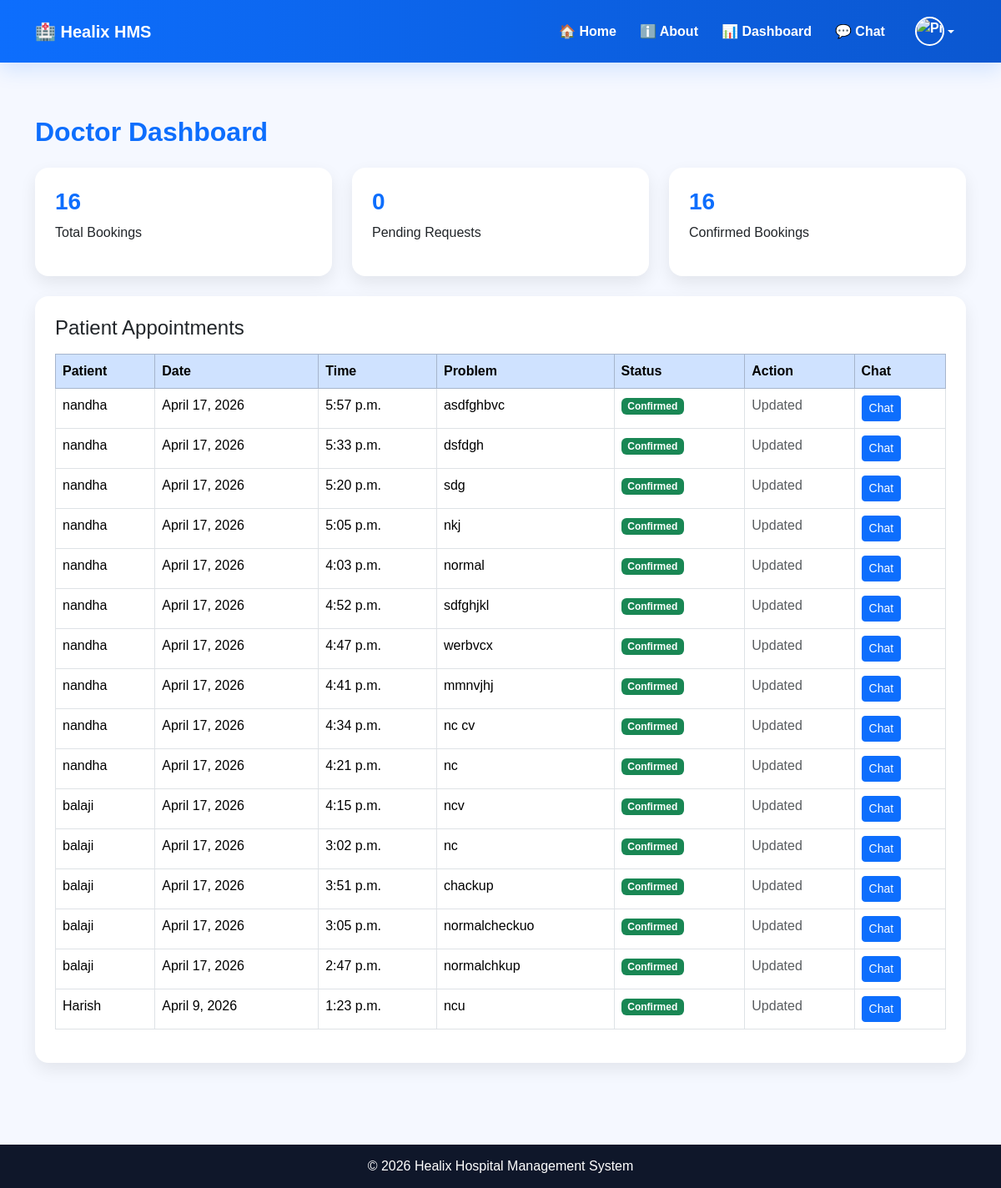
Page /doctor/dashboard/ (signed in) on the committed database.
### core/models.py (models this page shows, shortened)
class Appointment(models.Model):
    STATUS_CHOICES = (
        ('pending', 'Pending'),
        ('confirmed', 'Confirmed'),
        ('rejected', 'Rejected'),
    )
    patient = models.ForeignKey(User, on_delete=models.CASCADE, related_name='patient_appointments')
    doctor = models.ForeignKey(User, on_delete=models.CASCADE, related_name='doctor_appointments')
    appointment_date = models.DateField()
    appointment_time = models.TimeField()
    problem = models.TextField()
    status = models.CharField(max_length=20, choices=STATUS_CHOICES, default='pending')
    created_at = models.DateTimeField(auto_now_add=True)
    reminder_sent = models.BooleanField(default=False)

### core/views.py (the view)
# urls.py: path('doctor/dashboard/', views.doctor_dashboard, name='doctor_dashboard'),
@login_required
def doctor_dashboard(request):
    profile = get_object_or_404(Profile, user=request.user)
    if profile.role != 'doctor':
        return redirect('home')
    total_bookings = Appointment.objects.filter(doctor=request.user).count()
    pending_bookings = Appointment.objects.filter(doctor=request.user, status='pending').count()
    confirmed_bookings = Appointment.objects.filter(doctor=request.user, status='confirmed').count()
    appointments = Appointment.objects.filter(doctor=request.user).order_by('-created_at')
    return render(request, 'doctor_dashboard.html', {
        'total_bookings': total_bookings,
        'pending_bookings': pending_bookings,
        'confirmed_bookings': confirmed_bookings,
        'appointments': appointments,
    })

### templates/doctor_dashboard.html (shortened to what this page needs)
{% extends 'base.html' %}
{% block content %}
<div class="container py-5">
    <h2 class="mb-4 fw-bold text-primary">Doctor Dashboard</h2>
    <div class="row g-4 mb-4">
        <div class="col-md-4">
            <div class="card-stat">
                <h3>{{ total_bookings }}</h3>
                <p>Total Bookings</p>
            </div>
        </div>
        <div class="col-md-4">
            <div class="card-stat">
                <h3>{{ pending_bookings }}</h3>
                <p>Pending Requests</p>
            </div>
        </div>
        <div class="col-md-4">
            <div class="card-stat">
                <h3>{{ confirmed_bookings }}</h3>
                <p>Confirmed Bookings</p>
            </div>
        </div>
    </div>
    <div class="box">
        <h4 class="mb-3">Patient Appointments</h4>
        <div class="table-responsive">
            <table class="table table-bordered table-hover">
                <thead class="table-primary">
                    <tr>
                        <th>Patient</th>
                        <th>Date</th>
                        <th>Time</th>
                        <th>Problem</th>
                        <th>Status</th>
                        <th>Action</th>
                        <th>Chat</th>
                    </tr>
                </thead>
                <tbody>
                    {% for item in appointments %}
                    <tr>
                        <td>{{ item.patient.first_name|default:item.patient.username }}</td>
                        <td>{{ item.appointment_date }}</td>
                        <td>{{ item.appointment_time }}</td>
                        <td>{{ item.problem }}</td>
                        <td>
                            {% if item.status == 'pending' %}
                                <span class="badge bg-warning text-dark">Pending</span>
                            {% elif item.status == 'confirmed' %}
                                <span class="badge bg-success">Confirmed</span>
                            {% elif item.status == 'rejected' %}
                                <span class="badge bg-danger">Rejected</span>
                            {% else %}
                                <span class="badge bg-secondary">{{ item.status }}</span>
                            {% endif %}
                        </td>
                        <td>
                            {% if item.status == 'pending' %}
                                <a href="{% url 'confirm_booking' item.id %}" class="btn btn-success btn-sm mb-1">Confirm</a>
                                <a href="{% url 'reject_booking' item.id %}" class="btn btn-danger btn-sm mb-1">Reject</a>
                            {% else %}
                                <span class="text-muted">Updated</span>
                            {% endif %}
                        </td>
                        <td>
                            <a href="{% url 'my_chats' %}" class="btn btn-primary btn-sm">Chat</a>
                        </td>
                    </tr>
                    {% empty %}
                    <tr>
                        <td colspan="7">No bookings available</td>
                    </tr>
                    {% endfor %}
                </tbody>
            </table>
        </div>
    </div>
</div>
{% endblock %}

### templates/base.html (shortened to what this page needs)
{% load static %}
<!DOCTYPE html>
<html lang="en">
<head>
    <link href="https://cdn.jsdelivr.net/npm/bootstrap@5.3.3/dist/css/bootstrap.min.css" rel="stylesheet">
    <link rel="stylesheet" href="https://cdn.jsdelivr.net/npm/bootstrap-icons@1.11.3/font/bootstrap-icons.min.css">
</head>
<body>
    <nav class="navbar navbar-expand-lg">
        <div class="container d-flex align-items-center">
            <a class="navbar-brand" href="{% url 'home' %}">🏥 Healix HMS</a>
            <div class="desktop-nav ms-auto d-none d-lg-flex align-items-center">
                <ul class="navbar-nav ms-auto align-items-lg-center">
                    <li class="nav-item">
                        <a class="nav-link" href="{% url 'home' %}">🏠 Home</a>
                    </li>
                    {% if not user.is_authenticated or user.profile.role != 'admin' %}
                    <li class="nav-item">
                        <a class="nav-link" href="{% url 'about' %}">ℹ️ About</a>
                    </li>
                    {% endif %}
                    {% if user.is_authenticated %}
                    <li class="nav-item">
                        {% if user.profile.role == 'patient' %}
                        <a class="nav-link" href="{% url 'patient_dashboard' %}">📊 Dashboard</a>
                        {% elif user.profile.role == 'doctor' %}
                        <a class="nav-link" href="{% url 'doctor_dashboard' %}">📊 Dashboard</a>
                        {% elif user.profile.role == 'admin' %}
                        <a class="nav-link" href="{% url 'admin_dashboard' %}">📊 Dashboard</a>
                        {% endif %}
                    </li>
                    {% if user.profile.role == 'patient' %}
                    <li class="nav-item">
                        <a class="nav-link" href="{% url 'doctor_list' %}">
                            💬 Chat
                            <span id="chatBadge" class="chat-badge d-none">0</span>
                        </a>
                    </li>
                    {% elif user.profile.role == 'doctor' %}
                    <li class="nav-item">
                        <a class="nav-link" href="{% url 'my_chats' %}">
                            💬 Chat
                        </a>
                    </li>
                    {% endif %}
                    <li class="nav-item ms-2">
                        <div class="dropdown">
                            <a class="nav-link dropdown-toggle d-flex align-items-center" href="#"
                                data-bs-toggle="dropdown" aria-expanded="false">
                                {% if user.profile.profile_image %}
                                <img src="{{ user.profile.profile_image.url }}" class="profile-thumb" alt="Profile">
                                {% else %}
                                <img src="https://cdn-icons-png.flaticon.com/512/149/149071.png" class="profile-thumb"
                                    alt="Profile">
                                {% endif %}
                            </a>
                        </div>
                    </li>
                    {% endif %}
                </ul>
            </div>
        </div>
    </nav>
    <div class="main-wrapper">
        {% block content %}{% endblock %}
    </div>
    <footer>
        © 2026 Healix Hospital Management System
    </footer>
</body>
</html>

### templates/base.html (style rules this page uses)
body { background: #f5f8ff; font-family: Arial, sans-serif; min-height: 100vh; display: flex; flex-direction: column; }
.navbar { background: linear-gradient(90deg, #0d6efd, #0b57d0); padding: 12px 0; box-shadow: 0 8px 24px rgba(13, 110, 253, 0.15); }
.navbar-brand, .nav-link { color: #fff !important; font-weight: 600; }
.navbar-brand { font-size: 1.25rem; }
.navbar img { border: 2px solid white; }
.box, .card-box, .card-stat { background: #fff; border-radius: 16px; box-shadow: 0 8px 20px rgba(0, 0, 0, 0.08); padding: 24px; border: none; }
.card-stat h3 { margin-bottom: 8px; color: #0d6efd; font-weight: 700; }
.main-wrapper { flex: 1; }
footer { background: #0f172a; color: #fff; text-align: center; padding: 14px; margin-top: 50px; }
.desktop-nav .nav-link { padding-left: 14px !important; padding-right: 14px !important; }
.profile-thumb { width: 35px; height: 35px; border-radius: 50%; object-fit: cover; }

### rows in the picture
Appointment: patient.first_name "nandha", appointment_date "April 17, 2026", appointment_time "5:57 p.m.", problem "asdfghbvc", status "Confirmed"
Appointment: patient.first_name "nandha", appointment_date "April 17, 2026", appointment_time "5:33 p.m.", problem "dsfdgh", status "Confirmed"
Appointment: patient.first_name "nandha", appointment_date "April 17, 2026", appointment_time "5:20 p.m.", problem "sdg", status "Confirmed"
Appointment: patient.first_name "nandha", appointment_date "April 17, 2026", appointment_time "5:05 p.m.", problem "nkj", status "Confirmed"
Appointment: patient.first_name "nandha", appointment_date "April 17, 2026", appointment_time "4:03 p.m.", problem "normal", status "Confirmed"
Appointment: patient.first_name "nandha", appointment_date "April 17, 2026", appointment_time "4:52 p.m.", problem "sdfghjkl", status "Confirmed"
Appointment: patient.first_name "nandha", appointment_date "April 17, 2026", appointment_time "4:47 p.m.", problem "werbvcx", status "Confirmed"
Appointment: patient.first_name "nandha", appointment_date "April 17, 2026", appointment_time "4:41 p.m.", problem "mmnvjhj", status "Confirmed"
Appointment: patient.first_name "nandha", appointment_date "April 17, 2026", appointment_time "4:34 p.m.", problem "nc cv", status "Confirmed"
Appointment: patient.first_name "nandha", appointment_date "April 17, 2026", appointment_time "4:21 p.m.", problem "nc", status "Confirmed"
Appointment: patient.first_name "balaji", appointment_date "April 17, 2026", appointment_time "4:15 p.m.", problem "ncv", status "Confirmed"
Appointment: patient.first_name "balaji", appointment_date "April 17, 2026", appointment_time "3:02 p.m.", problem "nc", status "Confirmed"
Appointment: patient.first_name "balaji", appointment_date "April 17, 2026", appointment_time "3:51 p.m.", problem "chackup", status "Confirmed"
Appointment: patient.first_name "balaji", appointment_date "April 17, 2026", appointment_time "3:05 p.m.", problem "normalcheckuo", status "Confirmed"
Appointment: patient.first_name "balaji", appointment_date "April 17, 2026", appointment_time "2:47 p.m.", problem "normalchkup", status "Confirmed"
Appointment: patient.first_name "Harish", appointment_date "April 9, 2026", appointment_time "1:23 p.m.", problem "ncu", status "Confirmed"

### other values in the picture
{{ total_bookings }} "16"
{{ pending_bookings }} "0"
{{ confirmed_bookings }} "16"
